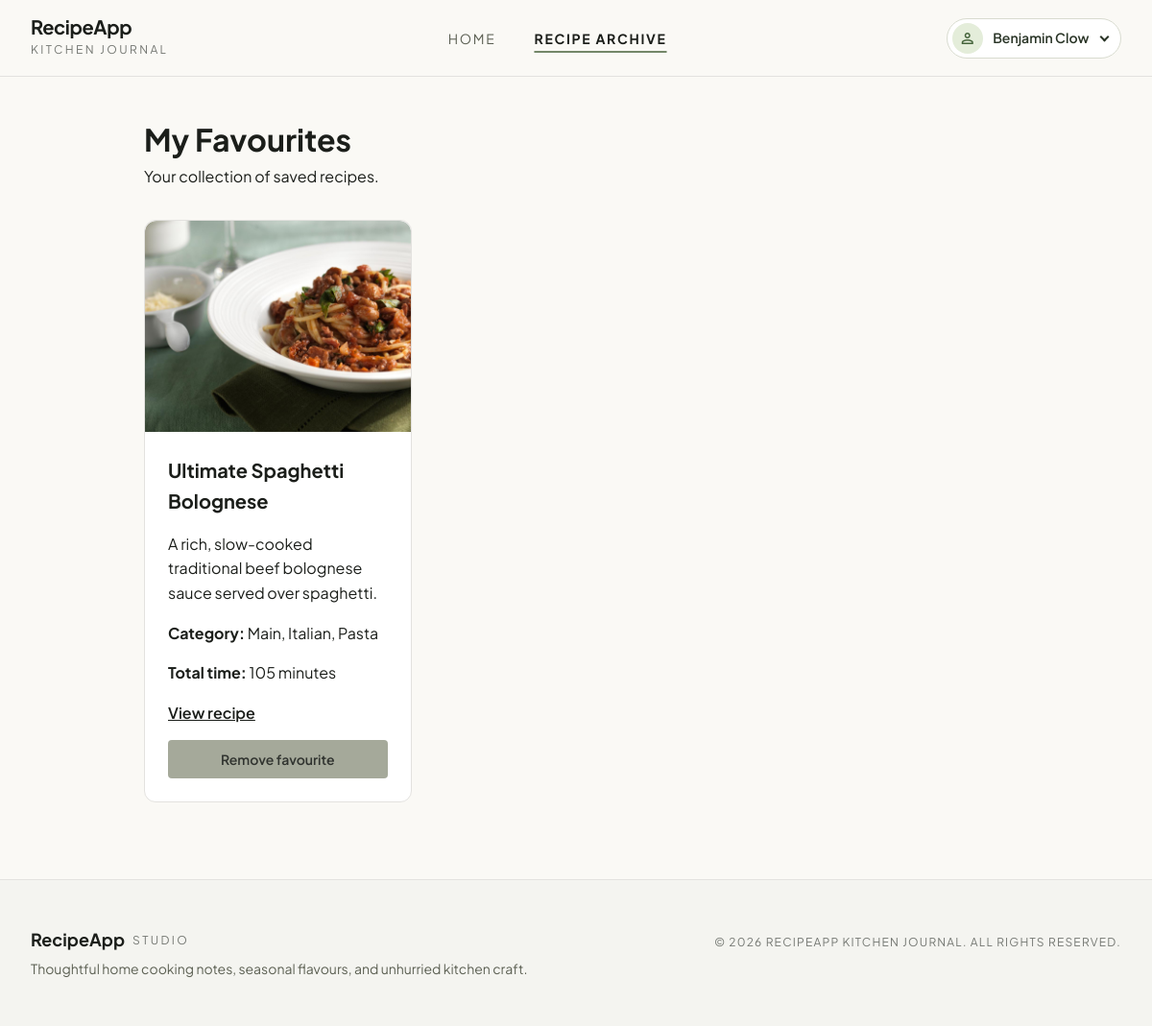
Page /views/recipes/favourites.php (signed in) on the committed database.
### tables this page shows
CREATE TABLE `users` (
  `user_id` int(11) NOT NULL,
  `name` varchar(50) NOT NULL,
  `email` varchar(255) NOT NULL,
  `password_hash` varchar(255) NOT NULL,
  `created_at` timestamp NOT NULL DEFAULT current_timestamp()
);

CREATE TABLE `recipes` (
  `recipe_id` int(11) NOT NULL,
  `user_id` int(11) NOT NULL,
  `title` varchar(100) NOT NULL,
  `description` text NOT NULL,
  `category` varchar(100) NOT NULL,
  `ingredients` text NOT NULL,
  `steps` text NOT NULL,
  `prep_time_mins` int(11) NOT NULL,
  `cook_time_mins` int(11) NOT NULL,
  `servings` int(11) NOT NULL,
  `created_at` timestamp NOT NULL DEFAULT current_timestamp(),
  `image_filename` varchar(255) DEFAULT NULL
);

### views/recipes/favourites.php (the view, shortened to what this page needs)
<?php
require_once __DIR__ . '/../../config/database.php';
$stmt = $pdo->prepare(
    'SELECT recipes.*
     FROM recipes
     INNER JOIN saved_recipes
         ON recipes.recipe_id = saved_recipes.recipe_id
     WHERE saved_recipes.user_id = ?
     ORDER BY recipes.created_at DESC'
);
$stmt->execute([$_SESSION['user_id']]);
$recipes = $stmt->fetchAll(PDO::FETCH_ASSOC);
include __DIR__ . '/../../includes/header.php';
?>
<main class="recipe-page">
    <div class="recipe-container">
        <h1>My Favourites</h1>
        <p>Your collection of saved recipes.</p>
        <?php if (empty($recipes)): ?>
            <p>You haven't saved any recipes yet.</p>
            <a href="index.php">Explore recipes</a>
        <?php else: ?>
            <div class="recipe-grid">
                <?php foreach ($recipes as $recipe): ?>
                    <div class="recipe-card favourite-recipe-card" id="recipe-<?= (int) $recipe['recipe_id']; ?>">
                        <?php if (!empty($recipe['image_filename'])): ?>
                            <img
                                src="../../assets/images/recipes/<?= htmlspecialchars($recipe['image_filename'], ENT_QUOTES, 'UTF-8'); ?>"
                                alt="<?= htmlspecialchars($recipe['title'], ENT_QUOTES, 'UTF-8'); ?>"
                                class="recipe-card-image">
                        <?php endif; ?>
                        <h2>
                            <?= htmlspecialchars($recipe['title'], ENT_QUOTES, 'UTF-8'); ?>
                        </h2>
                        <p>
                            <?= htmlspecialchars($recipe['description'], ENT_QUOTES, 'UTF-8'); ?>
                        </p>
                        <p>
                            <strong>Category:</strong>
                            <?= htmlspecialchars($recipe['category'], ENT_QUOTES, 'UTF-8'); ?>
                        </p>
                        <p>
                            <strong>Total time:</strong>
                            <?= (int) $recipe['prep_time_mins'] + (int) $recipe['cook_time_mins']; ?>
                            minutes
                        </p>
                        <a href="detail.php?id=<?= (int) $recipe['recipe_id']; ?>">
                            View recipe
                        </a>
                        <form action="../../backend/favourites/favourites_handler.php" method="POST" class="favourite-form">
                            <button type="submit" class="favourite-button">
                                Remove favourite
                            </button>
                        </form>
                    </div>
                <?php endforeach; ?>
            </div>
        <?php endif; ?>
    </div>
</main>
<?php include __DIR__ . '/../../includes/footer.php'; ?>

### includes/header.php (shortened to what this page needs)
<?php
$base_path = '';
if (file_exists('config/database.php')) {
    $base_path = '';
} elseif (file_exists('../config/database.php')) {
    $base_path = '../';
} elseif (file_exists('../../config/database.php')) {
    $base_path = '../../';
} else {
    $base_path = '../../';
}
require_once __DIR__ . '/../config/database.php';
$isLogin = isset($_SESSION['user_id']);
$name = '';
$currentPath = $_SERVER['SCRIPT_NAME'] ?? '';
$onRecipePage = strpos($currentPath, '/views/recipes/') !== false;
$onHomePage = ($header_context ?? '') !== 'account'
    && !$onRecipePage
    && strpos($currentPath, '/views/') === false
    && substr($currentPath, -10) === '/index.php';
if ($isLogin) {
    $stmt = $pdo->prepare('SELECT name FROM users WHERE user_id = ?');
    $stmt->execute([$_SESSION['user_id']]);
    $headerUser = $stmt->fetch(PDO::FETCH_ASSOC);
    if ($headerUser) {
        $name = $headerUser['name'];
    } else {
        unset($_SESSION['user_id']);
        $isLogin = false;
    }
}
?>
<!DOCTYPE html>
<html lang="en-GB">
<head>
    <link rel="stylesheet" href="<?= $base_path; ?>assets/css/recipes.css">
    <link rel="stylesheet" href="<?= $base_path; ?>assets/css/account-menu.css">
</head>
<body<?= !empty($body_class) ? ' class="' . htmlspecialchars($body_class, ENT_QUOTES, 'UTF-8') . '"' : '' ?>>
    <header class="site-header">
        <div class="header-container">
            <a class="brand-logo" href="<?= $base_path; ?>index.php">
                <span class="brand-title">RecipeApp</span>
                <span class="brand-subtitle">Kitchen Journal</span>
            </a>
            <nav>
                <ul class="nav-links">
                    <li><a href="<?= $base_path; ?>index.php"<?= $onHomePage ? ' aria-current="page"' : '' ?>>Home</a></li>
                    <li><a href="<?= $base_path; ?>views/recipes/index.php"<?= $onRecipePage ? ' aria-current="page"' : '' ?>>Recipe Archive</a></li>
                </ul>
            </nav>
            <div class="auth-actions">
                <?php if ($isLogin): ?>
                    <details class="account-menu">
                        <summary class="account-menu-trigger">
                            <span class="account-menu-avatar material-symbols-outlined" aria-hidden="true">person</span>
                            <span class="account-menu-name"><?= htmlspecialchars($name, ENT_QUOTES, 'UTF-8'); ?></span>
                            <span class="account-menu-chevron" aria-hidden="true"></span>
                        </summary>
                    </details>
                <?php else: ?>
                    <a class="btn-signin" href="<?= $base_path; ?>views/auth/login.php">Sign In</a>
                    <a class="btn-register" href="<?= $base_path; ?>views/auth/register.php">Register</a>
                <?php endif; ?>
            </div>
        </div>
    </header>

### assets/css/account-menu.css (style rules this page uses)
.account-menu { position: relative; font-size: 0.875rem; }
.account-menu-trigger { display: flex; align-items: center; gap: 0.65rem; min-height: 42px; padding: 0.25rem 0.7rem 0.25rem 0.3rem; border: 1px solid #d8dbcf; border-radius: 999px; background: #fff; color: #293426; cursor: pointer; list-style: none; transition: border-color 0.2s, box-shadow 0.2s; }
.account-menu-avatar { display: grid; place-items: center; width: 32px; height: 32px; border-radius: 50%; background: #e4edda; color: #45643b; font-size: 20px; }
.account-menu-name { max-width: 140px; overflow: hidden; text-overflow: ellipsis; white-space: nowrap; font-weight: 600; }
.account-menu-chevron { width: 7px; height: 7px; margin: -3px 2px 0 2px; border-right: 2px solid currentColor; border-bottom: 2px solid currentColor; transform: rotate(45deg); transition: transform 0.2s; }

### rows in the picture
users: name "Benjamin Clow"
recipes: image_filename (picture), title "Ultimate Spaghetti Bolognese", description "A rich, slow-cooked traditional beef bolognese sauce served over spaghetti.", category "Main, Italian, Pasta", (int) $recipe['prep_time_mins'] + (int) $recipe['cook_time_mins'] "105"
